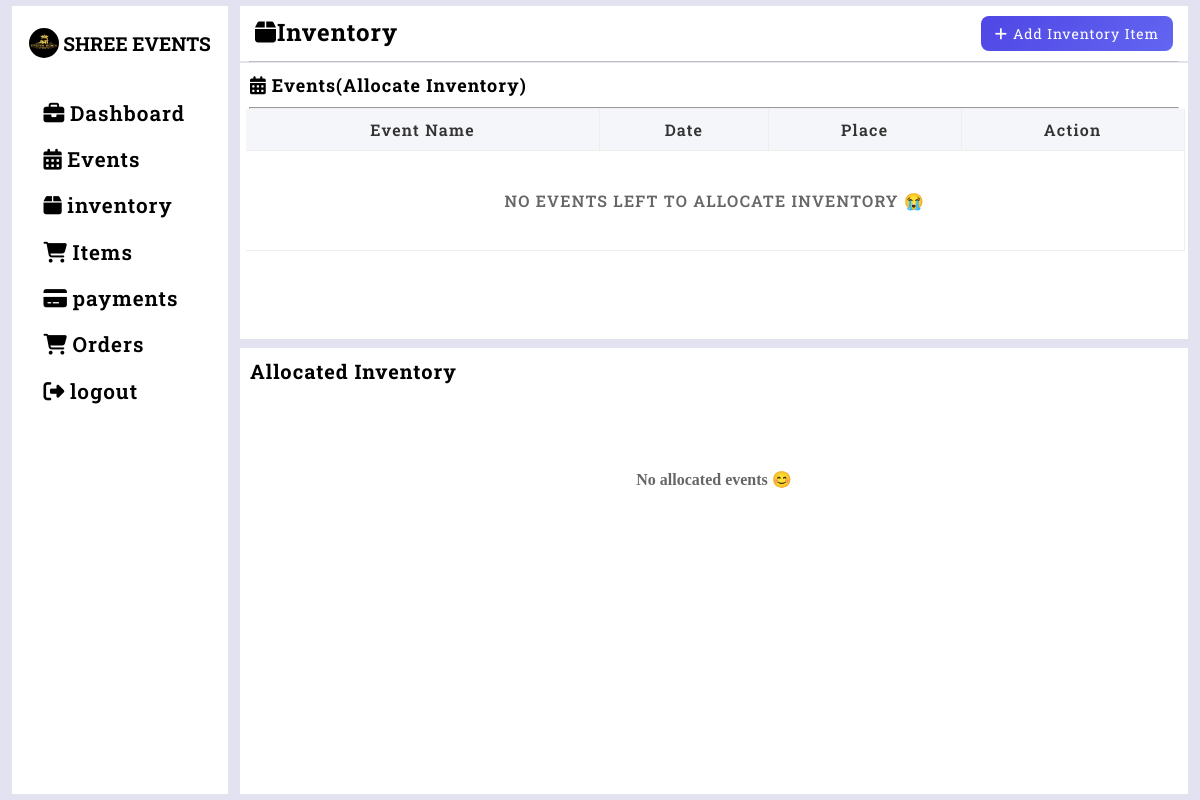
/inventory (signed in), run on an earlier commit of the app's database.
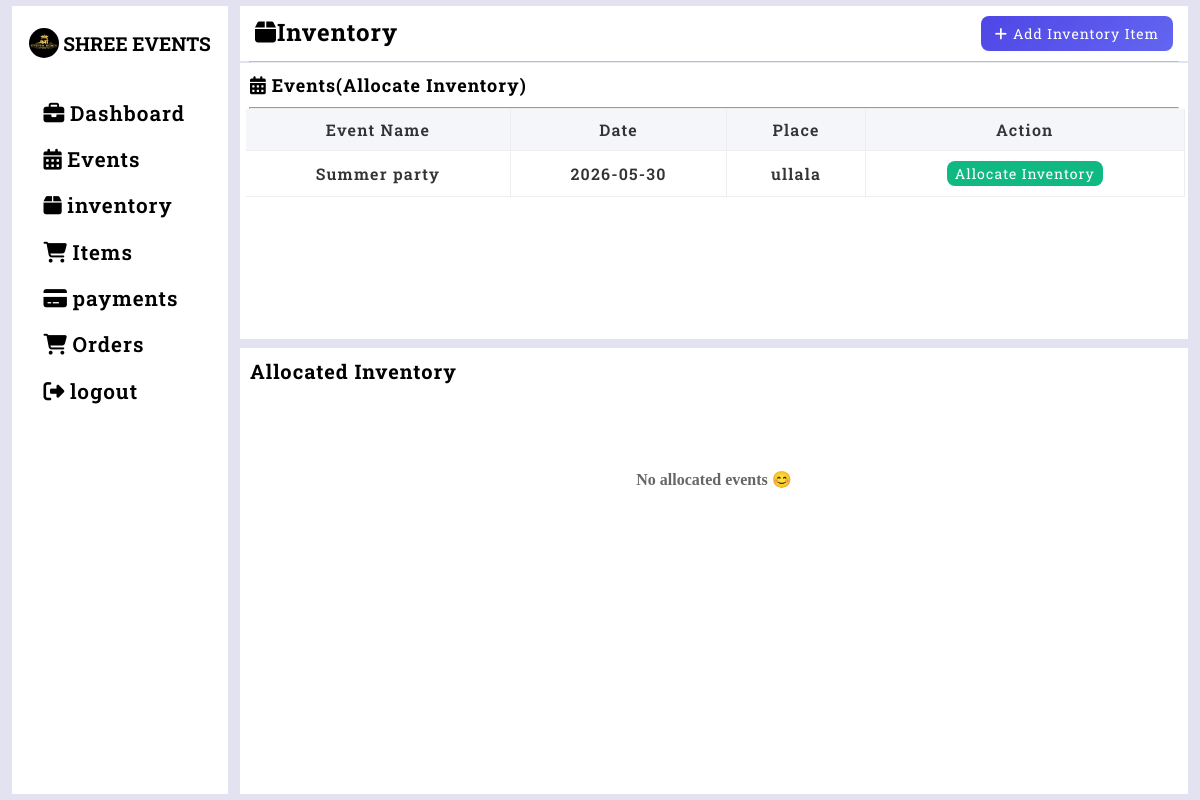
And on a later commit of the database.
### tables this page shows
CREATE TABLE events(event_id INTEGER PRIMARY KEY AUTOINCREMENT,
                event_name TEXT NOT NULL,
                event_date DATETIME NOT NULL,
                event_time DATETIME NOT NULL,
                place TEXT NOT NULL,
                cust TEXT NOT NULL,
                status TEXT DEFAULT 'pending',
                event_status TEXT DEFAULT 'upcoming',
                phone_number INTEGER NOT NULL
                );

### inventory.py (the view)
@inventory_app.route('/inventory', methods=['GET', 'POST'])
def inventory_fn():
    if 'user' not in session:
        return redirect(url_for('home'))
    event_id = request.form.get('event_id') or request.args.get('event_id')
    event_date, end_date = get_event_date(event_id)
    inven_data = get_inventory(event_date, end_date)
    show_popup = False
    if request.method == 'POST':
        if 'allocate_inventory' in request.form:
            return handle_add_inventory()
        elif 'sava_alloc' in request.form:
            return handle_save_allocation(event_id)
        elif 'search_btn' in request.form:
            inven_data = handle_search(event_date, end_date)
            show_popup = True
        elif 'clear_btn' in request.form:
            inven_data = handle_clear_search(event_date, end_date)
            show_popup = True
        elif 'delete_btn' in request.form:
            return handle_delete_allocation()
    else:
        if not event_id:
            session.pop('alloc_cart', None)
    existing_alloc = {}
    if event_id:
        show_popup = True
        existing_alloc = build_existing_alloc(event_id)
    return render_template(
        "inventory.html",
        existing_alloc=existing_alloc,
        events=events_list_in(),
        inven_data=inven_data,
        show_popup=show_popup,
        event_id=event_id,
        allocated_events_list=allocated_events(),
        allocated_list=allocated_inventory_list(),
        total_data=total_mount_calculations()
    )

### database.py (called while the page is built)
def get_connection():
    con=sqlite3.connect("database.db",timeout=30,check_same_thread=False)
    return con

def events_list_in():
    con=get_connection()
    cursor=con.cursor()
    cursor.execute("SELECT event_id,event_name,event_date,event_time,place,cust,phone_number FROM events WHERE status='pending'")
    events_li=cursor.fetchall()
    con.commit()
    con.close()
    return events_li

def allocated_events():
    con=get_connection()
    cursor=con.cursor()
    cursor.execute("SELECT * FROM events WHERE status='allocated' AND event_date>DATE('now') ORDER BY event_id DESC")
    pen_data=cursor.fetchall()
    con.commit()
    con.close()
    return pen_data

def allocated_inventory_list():
    con=get_connection()
    cursor=con.cursor()
    cursor.execute("SELECT e.event_id,e.event_name,i.item_name,a.price_per_unit,a.quantity,a.total_price,a.item_id,e.event_date FROM allocation a JOIN events e ON e.event_id=a.event_id JOIN inventory i ON i.item_id=a.item_id WHERE e.event_date>DATE('now')")
    join_data=cursor.fetchall()
    con.commit()
    con.close()
    return join_data

### templates/inventory.html (shortened to what the changed rows need)
{% extends "base.html" %} {% block title %}INVENTORY{% endblock %}
{% block content %}
<div class="main-inventory-box">
  <div class="inventory-events-list">
    <div class="in-child-header">
      <h2>
        <i class="fa-solid fa-calendar-days"></i>Events(Allocate Inventory)
      </h2>
    </div>
    <form method="post">
      <div class="inventory-table-container">
        <table>
          <thead>
            <tr>
              <td>Event Name</td>
              <td>Date</td>
              <td>Place</td>
              <td>Action</td>
            </tr>
          </thead>
          <tbody>
            {% if events %}
            {% for e in events %}
            <tr>
              <td>{{e[1]}}</td>
              <td>{{e[2]}}</td>
              <td>{{e[4]}}</td>
              <td>
                <button name="allocate" type="button" id="allocate_btn" class="allocate_btn" data-id="{{e[0]}}">
                  Allocate Inventory
                </button>
              </td>
            </tr>
            {% endfor %}
            {% else %}
            <tr style="width: 100%; height:100px;">
              <td colspan="4" style="text-align:center; vertical-align:middle; font-size:16px; color:#666;">NO EVENTS LEFT TO ALLOCATE INVENTORY 😭</td>
            </tr>
            {% endif %}
          </tbody>
        </table>
      </div>
    </form>
  </div>
  {% endblock %}

What changed in the data, as far as the page shows it:
added events: event_name "Summer party", event_date "2026-05-30", place "ullala"
Also different on the page:
text no longer shown: "NO EVENTS LEFT TO ALLOCATE INVENTORY 😭"
